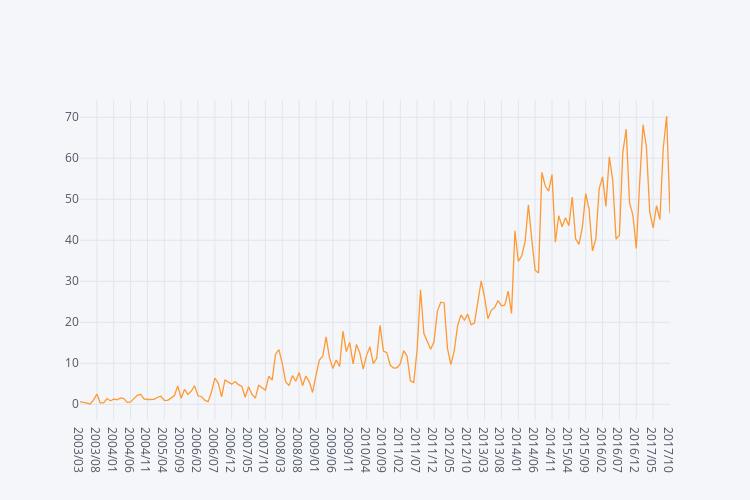

The notebook cell this image was saved under:
### Code cell
iplot(monthly_mean.iplot(asFigure=True, dimensions=(750, 500)))

### Figure 1 — Plotly figure (JSON) as saved in the notebook; plotly's stock layout.template omitted (floating-point values rounded to 4 significant figures; data arrays with more than 128 entries replaced by an {"elided": "..."} marker saying what was removed)
{"data": [{"line": {"color": "rgba(255, 153, 51, 1.0)", "dash": "solid", "width": 1.3}, "mode": "lines", "name": "None", "text": "", "type": "scatter", "x": {"elided": "176 str values"}, "y": {"elided": "176 float values"}}], "layout": {"height": 500, "legend": {"bgcolor": "#F5F6F9", "font": {"color": "#4D5663"}}, "paper_bgcolor": "#F5F6F9", "plot_bgcolor": "#F5F6F9", "titlefont": {"color": "#4D5663"}, "width": 750, "xaxis1": {"gridcolor": "#E1E5ED", "showgrid": true, "tickfont": {"color": "#4D5663"}, "title": "", "titlefont": {"color": "#4D5663"}, "zerolinecolor": "#E1E5ED"}, "yaxis1": {"gridcolor": "#E1E5ED", "showgrid": true, "tickfont": {"color": "#4D5663"}, "title": "", "titlefont": {"color": "#4D5663"}, "zerolinecolor": "#E1E5ED"}}}
